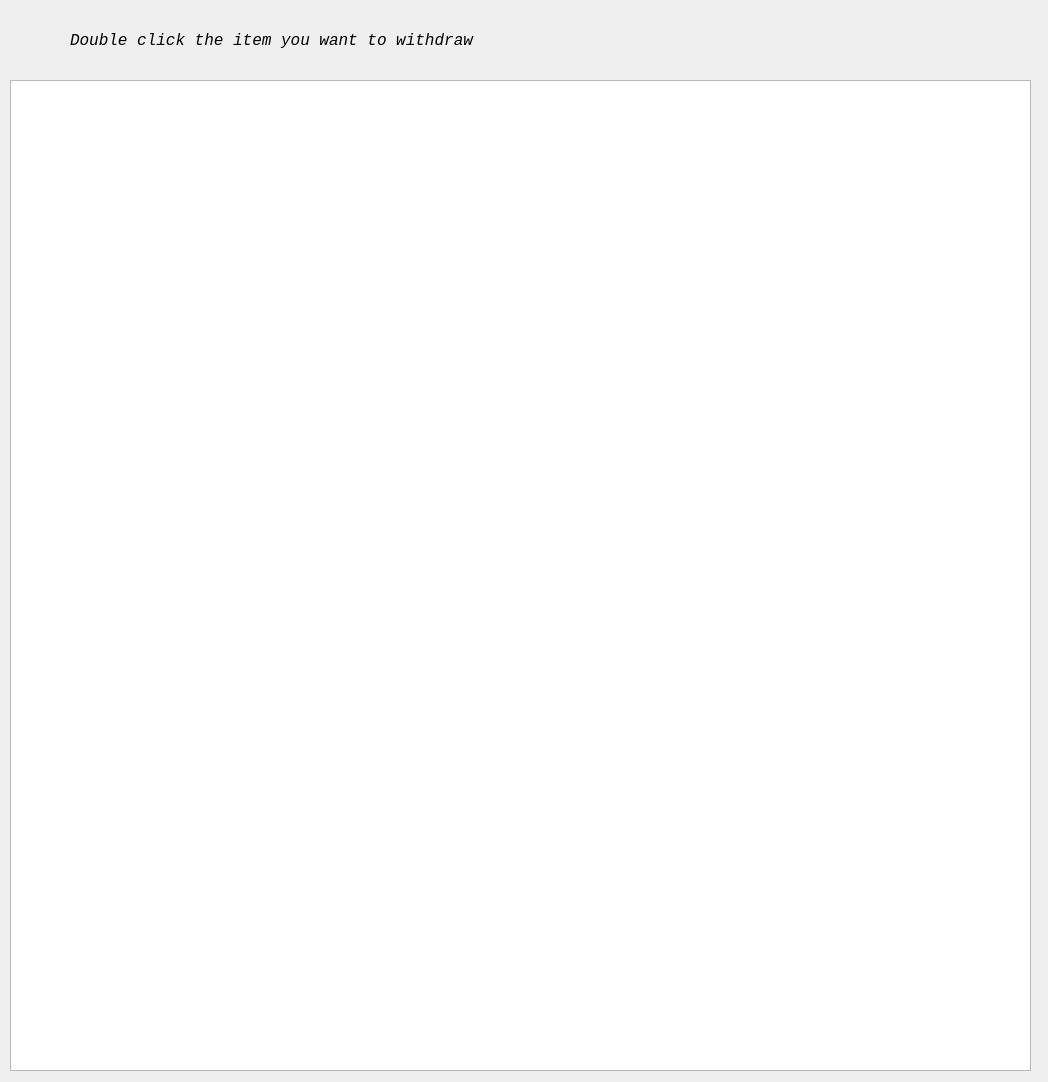
<?xml version="1.0" encoding="UTF-8"?>
<ui version="4.0">
 <class>WithdrawItemDialog</class>
 <widget class="QDialog" name="WithdrawItemDialog">
  <property name="geometry">
   <rect>
    <x>0</x>
    <y>0</y>
    <width>1048</width>
    <height>1082</height>
   </rect>
  </property>
  <property name="windowTitle">
   <string>Dialog</string>
  </property>
  <widget class="QListWidget" name="listWidget">
   <property name="geometry">
    <rect>
     <x>10</x>
     <y>80</y>
     <width>1021</width>
     <height>991</height>
    </rect>
   </property>
  </widget>
  <widget class="QLabel" name="label">
   <property name="geometry">
    <rect>
     <x>70</x>
     <y>0</y>
     <width>951</width>
     <height>81</height>
    </rect>
   </property>
   <property name="font">
    <font>
     <family>Consolas</family>
     <pointsize>12</pointsize>
     <italic>true</italic>
    </font>
   </property>
   <property name="text">
    <string>Double click the item you want to withdraw</string>
   </property>
  </widget>
 </widget>
 <resources/>
 <connections/>
</ui>
